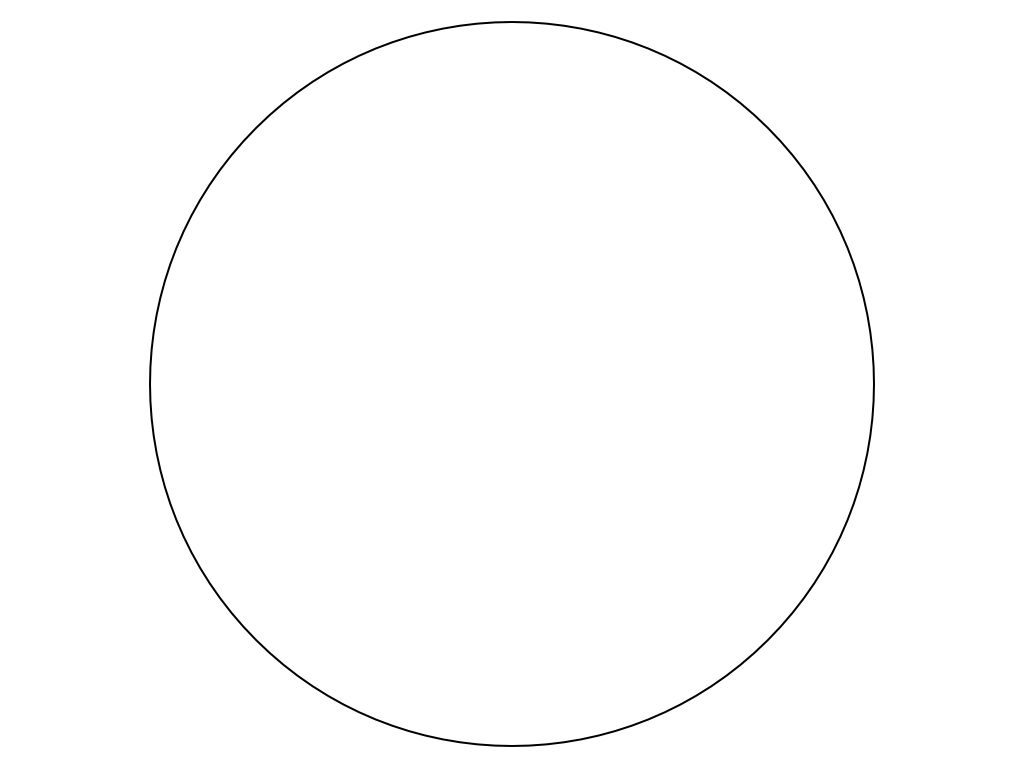
#> input picture lab3/circle.jpg, 1024 x 768 px
$ jupyter execute --allow-errors 'lab3(1).ipynb'
#> lines starting #> are read from the running program, lines starting #| are printed output that depends on the picture; after the words box and inside, x2 and y2 are one past the last pixel; in counts of white or black regions, pixels touching at a corner belong together
[cell 1]
import os
os.environ["CUDA_VISIBLE_DEVICES"] = "0"
import cupy as cp
import cv2
from matplotlib import pyplot as plt
import numpy as np
import sklearn
import math
import random
circle = cv2.imread('circle.jpg')
#> circle is the input picture: shape (768, 1024, 3); min 0, max 255, mean 253.5
row = circle.shape[0]
#> row = 768
column = circle.shape[1]
#> column = 1024
point = []
inlier = -1
Grange = [1,50]
pBarLength = 70
K = 0

[cell 2]
circle = cv2.Canny(circle,50,100)
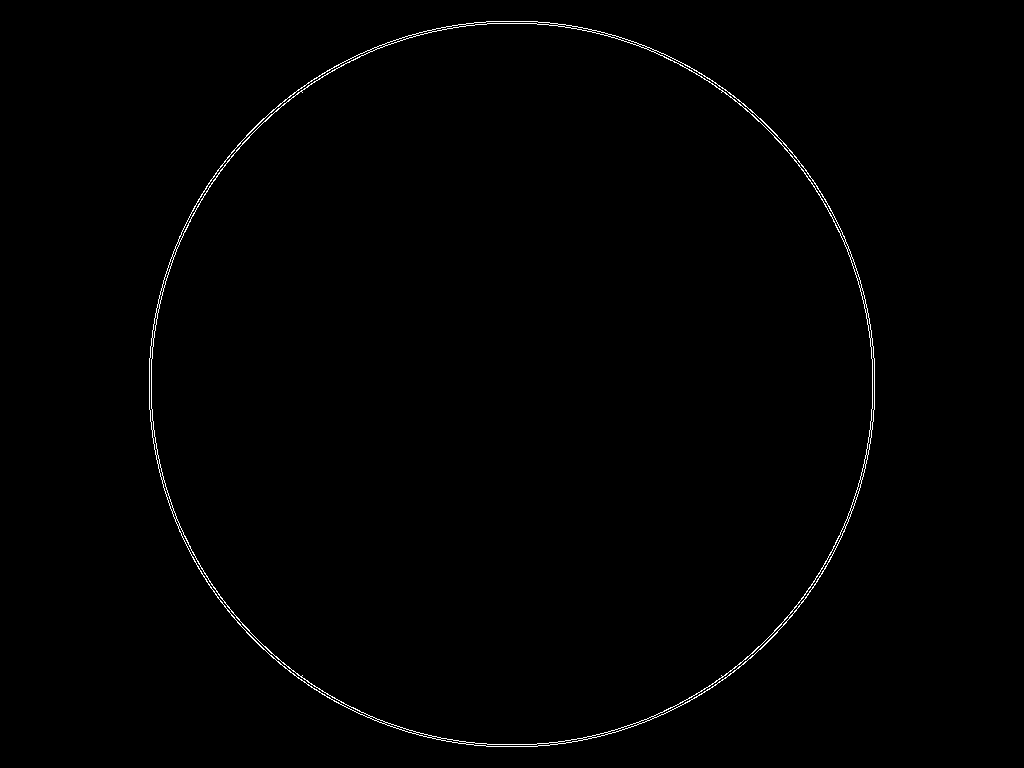
#> circle: shape (768, 1024); 0.59% white in thin lines or dots, all inside (x1, y1, x2, y2) = (149, 21, 875, 747)
plt.imshow(circle,cmap = 'gray')
point = []
for i in range(row):
    for j in range(column):
        if circle[i,j] == 255:
            point.append([i,j])

[cell 3]
def ThreePoint(img):
    x1 = 0
    x2 = 0
    val = random.sample(point,3)
    y1 = 0
    y2 = 0
    while abs(x1 <= 1) or abs(x2 <= 1) or abs(y1 <= 1) or abs(y2 <= 1)  :
        val = random.sample(point,3)
        x1 = (val[0][0] - val[1][0])
        y1 = (val[0][1] - val[1][1])
        x2 = (val[1][0] - val[2][0])
        y2 = (val[1][1] - val[2][1])

    return val

def Bisector(val):
    x1 = (val[0][0] - val[1][0])
    y1 = (val[0][1] - val[1][1])
    x2 = (val[1][0] - val[2][0])
    y2 = (val[1][1] - val[2][1])
    midx1 = ((val[0][0]) + (val[1][0]))/ 2
    midy1 = ((val[0][1]) + (val[1][1]))/ 2
    midx2 = ((val[1][0]) + (val[2][0]))/ 2
    midy2 = ((val[1][1]) + (val[2][1]))/ 2
    midp1 = [midx1, midy1]
    midp2 = [midx2, midy2]
    slope1 = y1/x1
    slope1 = -(1/slope1)
    slope2 = y2/x2
    slope2 = -(1/slope2)
    b1 = (midp1[1] - slope1 * midp1[0])
    b2 = (midp2[1] - slope2 * midp2[0])
    a = cp.array([[slope1,-1], [slope2, -1]])
    b = cp.array([-b1,-b2])
    x = cp.linalg.solve(a, b)
    return x


def Radius(center,point):
    val = random.sample(point,1)
    return math.sqrt(math.pow((val[0][0]-center[0]),2)+math.pow((val[0][1]-center[1]),2))

#> (a cell that did not finish here is left out)

[cell 5]
RANpoint = []
for i in range(row):
    for j in range(column):
            RANpoint.append([i,j])


def ThreeRandomPoint(RANpoint):
    #val = random.sample(RANpoint,3)
    x1 = 0
    y1 = 0
    x2 = 0
    y2 = 0
    while abs(x1 == 0) or abs(x2 == 0) or abs(y1 == 0) or abs(y2 == 0):# or abs((x1-x2) <=) or abs((y1-y2)<=250) :
        val = random.sample(RANpoint,3)
        x1 = (val[0][0] - val[1][0])
        y1 = (val[0][1] - val[1][1])
        x2 = (val[1][0] - val[2][0])
        y2 = (val[1][1] - val[2][1])
        # [4 lines of commented-out code are left out]
    return val

def RANlist(circle1,row,column):
    whitep = []
    for i in range(row):
        for j in range(column):
            if circle1[i,j] == 255:
                whitep.append([i,j])
    #plt.imshow(circle1,cmap = 'gray')
    return whitep

def Inliercal(whitep,point):
    inlier = 0
    inlier = len([x for x in whitep if x in point])
    return inlier

def Inlierpoint(whitep,point):
    inlier = 0
    inlier = [x for x in whitep if x in point]
    return inlier

[cell 6]
inlier = -1
k = 0
Centerbest = center
#> Centerbest = [[596, 806], [61, 673], [24, 562]]
#> (the rest of this cell did not finish here and is left out)

[cell 7]
image = cv2.imread('parliament_clock.jpg')
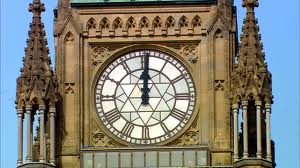
#> input picture lab3/parliament_clock.jpg, 300 x 168 px
#> image is the input picture: shape (168, 300, 3); mean B, G, R 119.3, 127.8, 127.5
output = image.copy()
img = cv2.cvtColor(image, cv2.COLOR_BGR2GRAY)
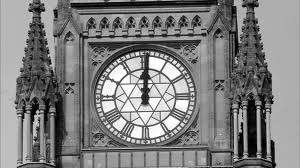
#> img: shape (168, 300); min 0, max 255, mean 126.7
circles = cv2.HoughCircles(img, cv2.HOUGH_GRADIENT,1,40)
#> circles = [[143.5, 91.5, 48.9]]
if circles is not None:
    circles = np.round(circles[0, :]).astype("int")
#> circles = [[144, 92, 49]]
    print(circles)
#| [[144  92  49]]
    for (x, y, r) in circles:
        cv2.circle(output, (x, y), r, (0, 0, 255), 2)
#> this loop made 1 pass
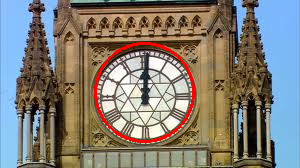
#> output: shape (168, 300, 3); 1.83% of pixels changed, all inside (x1, y1, x2, y2) = (94, 42, 195, 143)
plt.imshow(cv2.cvtColor(output,cv2.COLOR_BGR2RGB))

[cell 8]
clock = cv2.imread('parliament_clock.jpg')
clockrow = clock.shape[0]
#> clockrow = 168
clockcolumn = clock.shape[1]
#> clockcolumn = 300
background = np.zeros((clockrow,clockcolumn),dtype = np.uint8)
clockimg = cv2.circle(background, (x, y), r, (255, 0, 0), 0)
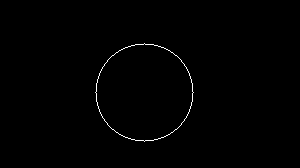
#> clockimg: shape (168, 300); 0.55% white in thin lines or dots, all inside (x1, y1, x2, y2) = (95, 43, 194, 142)
clocklist = RANlist(clockimg,clockrow,clockcolumn)
#> clocklist = 276 pairs, first value 43 to 141, second value 95 to 193
plt.imshow(clockimg,cmap = 'gray')

def RANclockpoint(clock_row,clock_column):
    RANclockpoint = []
    for i in range(clock_row):
        for j in range(clock_column):
            RANclockpoint.append([i,j])
    return RANclockpoint

[cell 9]
def findinlier():
    K = 0
    while K <15:
        image = cv2.imread('parliament_clock.jpg')
        output = image.copy()
        img = cv2.cvtColor(image, cv2.COLOR_BGR2GRAY)
        circles = cv2.HoughCircles(img, cv2.HOUGH_GRADIENT,1,40)
#> circles = [[143.5, 91.5, 48.9]]
        if circles is not None:
            circles = np.round(circles[0, :]).astype("int")
#> circles = [[144, 92, 49]]
            for (x, y, r) in circles:
                clockimg = cv2.circle(output, (x, y), r, (0, 0, 255), 2)
        background = np.zeros((clockrow,clockcolumn),dtype = np.uint8)
        clockimg = cv2.circle(background, (x, y), r, (255, 0, 0), 0)
        background2 = np.zeros((clockrow,clockcolumn),dtype = np.uint8)
        Randomclockpoint = RANclockpoint(clockrow,clockcolumn)
        cval = ThreeRandomPoint(Randomclockpoint)
#> cval = [[56, 9], [29, 43], [142, 232]]
        clockcenter = Bisector(cval)
        clockcenter = (int(clockcenter[1]),int(clockcenter[0]))
        clock_r = int(Radius(clockcenter,clocklist))
        RANclockimg = cv2.circle(background2,clockcenter, clock_r, (255, 0, 0), 0)
        RANclockimg1 = cv2.circle(clockimg,clockcenter, clock_r, (255, 0, 0), 1)
        plt.imshow(RANclockimg1,cmap = 'gray')
        RANclocklist = RANlist(RANclockimg,clockrow,clockcolumn)
        K = Inliercal(RANclocklist,clocklist)
    cp = Inlierpoint(RANclocklist,clocklist)
    print(K)
    return cp

def goodpoints(inlierp):
    pval = ThreeRandomPoint(inlierp)
    center = Bisector(pval)
    while center[1] == -math.inf or center[0] == -math.inf or center[1] == math.inf or center[0] == math.inf:
        center = Bisector(pval)
    center = (int(center[1]),int(center[0]))
    return center
